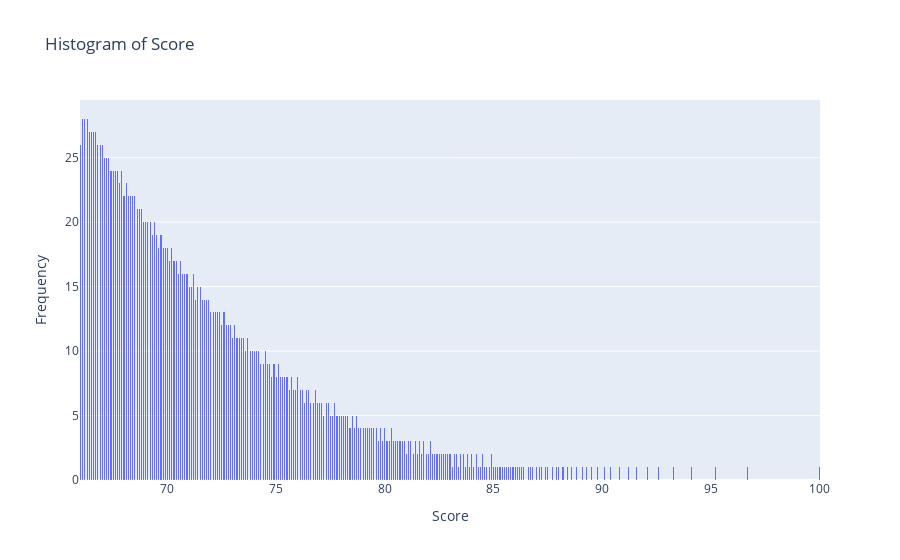

Notebook cell for this chart:
### Markdown cell above
#### Insight
The central box represents the range of the middle 50% of the data (between the first quartile and third quartile). Most universities have scores ranging between approximately 73 and 75.
The horizontal line inside the box represents the median score, which is 70. This indicates that half of the universities have scores less than 70, and the other half have scores higher than 70.
The dots above are outliers, meaning they are scores significantly higher than the rest of the data (above 85). These outliers extend up to the maximum score of 100.
Key Observations:
Most universities tend to have scores between 70 and 75, indicating a relatively narrow range of scores for the majority of institutions.
There are several outliers with much higher scores, indicating that a few universities perform exceptionally well compared to the rest.
The range of scores is generally compressed, with very few institutions having low scores (below 73), which shows that universities included in this dataset perform relatively well overall.

### Code cell
# Create a histogram of the 'Score' column in the word_rank DataFrame with 1000 bins
fig = px.histogram(word_rank, x='Score', nbins=1000, title='Histogram of Score')

# Update the layout of the plot to add axis titles
fig.update_layout(xaxis_title='Score', yaxis_title='Frequency')

# Display the plot
fig.show()

### Figure 1 — Plotly figure (JSON) as saved in the notebook; plotly's stock layout.template omitted (floating-point values rounded to 4 significant figures; data arrays with more than 128 entries replaced by an {"elided": "..."} marker saying what was removed)
{"data": [{"alignmentgroup": "True", "bingroup": "x", "hovertemplate": "Score=%{x}<br>count=%{y}<extra></extra>", "legendgroup": "", "marker": {"color": "#636efa", "pattern": {"shape": ""}}, "name": "", "nbinsx": 1000, "offsetgroup": "", "orientation": "v", "showlegend": false, "type": "histogram", "x": {"elided": "2000 float values"}, "xaxis": "x", "yaxis": "y"}], "layout": {"barmode": "relative", "legend": {"tracegroupgap": 0}, "title": {"text": "Histogram of Score"}, "xaxis": {"anchor": "y", "domain": [0, 1], "title": {"text": "Score"}}, "yaxis": {"anchor": "x", "domain": [0, 1], "title": {"text": "Frequency"}}}}
